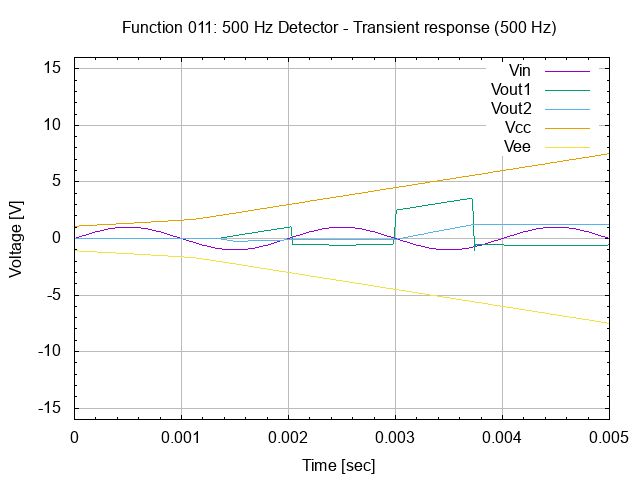

Write gnuplot code to recreate this figure.
# setup terminal
set term png

# setup graph
set output "26.011.00.01.01.03.png"
set title "Function 011: 500 Hz Detector - Transient response (500 Hz)"

# setup Y-axis
set yrange [-16:16]
set grid ytics lt 1 lw 1 lc rgb "#bbbbbb"
set mytics
set ylabel "Voltage [V]"

# setup X-axis
set grid xtics lt 1 lw 1 lc rgb "#bbbbbb"
set mxtics
set xrange [0:0.005]
set xlabel "Time [sec]"

# setup plot style
set style data lines
plot '26.011.00.01.01.dat' using 1:2 title "Vin", \
     '26.011.00.01.01.dat' using 1:3 title "Vout1", \
     '26.011.00.01.01.dat' using 1:4 title "Vout2", \
     '26.011.00.01.01.dat' using 1:5 title "Vcc", \
     '26.011.00.01.01.dat' using 1:6 title "Vee"

# set output back to default
set output

# reset terminal type
set terminal pop
